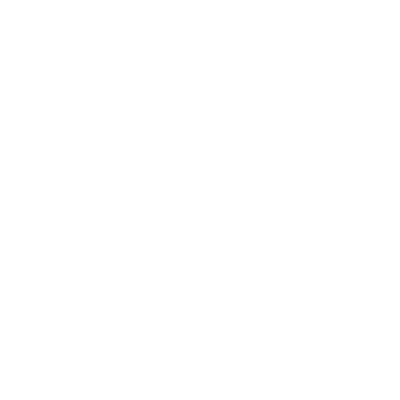
Frame 1 (no input)
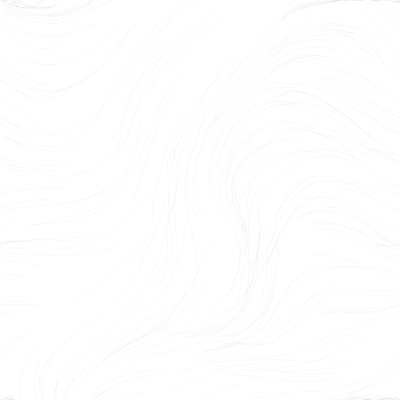
Frame 60 (no input)
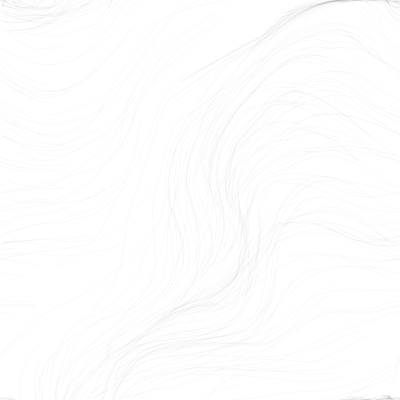
Frame 120 (the mouse pressed at the canvas centre since frame 60)

The p5.js sketch that drew these frames (run headless with seeded random() and noise() and a simulated clock; from frame 60 on, the mouse is pressed at the canvas centre):

// p5.js sketch
// ── sketch.js
var inc = 0.1;
var scl = 20;
var cols, rows;

var zoff = 0;
var particles = [];
var flowfield; // in order to check position of moving dots

// check framerate
var fr;

function setup() {
  background( 255 );
  createCanvas( 400, 400 );

  // pixelDensity( 1 ); // ignore retina display density

  cols = floor( width / scl );
  rows = floor( height / scl );
  fr = createP('');

  flowfield = new Array( cols * rows ); // assign as many positions to array as there are fields. might be unneccessary.
  for ( var i = 0; i < 200; i++ ) {
    particles[ i ] = new Particle();
  }
}

function draw() {
  // background( 255 );

  var yoff = 0;
  for ( var y = 0; y < rows; y++ ) {
    var xoff = 0;
    for ( var x = 0; x < cols; x++ ) {
      var index = ( x + y * cols ); // which field are we in right now?
      var angle = noise( xoff, yoff, zoff ) * TWO_PI;
      var v = p5.Vector.fromAngle( angle ); 
      v.setMag( .5 );
      flowfield[ index ] = v; // store vector in array
      xoff += inc;
      noFill();
      stroke( 0, 40 );
      strokeWeight( 1 );

      push();
      translate( x * scl, y * scl );
      rotate( v.heading());
      // line( 0, 0, scl, 0 );
      pop();

    }
    yoff += inc;
    zoff += 0.0003;
  }

  var pl = particles.length;
  for ( var i = 0; i < pl; i++ ) {
    particles[ i ].follow( flowfield );
    particles[ i ].update();
    particles[ i ].edges();
    particles[ i ].show();
  }

  fr.html( floor( frameRate()));
}

// ── particle.js
function Particle () {

  this.pos = createVector( random( width ), random( height ));
  this.vel = createVector( 0, 0 );
  this.acc = createVector( 0, 0 );
  this.maxspeed = 2;

  // store previous position in order to get nicer lines
  // otherwise whitespace between dots, because dots faster than framerate
  this.prevPos = this.pos.copy();

  this.update = function () {
    this.vel.add( this.acc );
    this.vel.limit( this.maxspeed );
    this.pos.add( this.vel );
    this.acc.mult( 0 );
  }

  this.applyForce = function ( force ) {
    this.acc.add( force );
  }

  this.show = function () {
    stroke( 0, 5 );
    strokeWeight(1);
    // point( this.pos.x, this.pos.y );
    // we draw a line instead of a point (see variable this.prevPos)
    line( this.pos.x, this.pos.y, this.prevPos.x, this.prevPos.y );
    // update previous Position, to get continuous lines
    // if this is omitted, the lines are always drawn to the
    // initial position of the dot.
    this.updatePrev();
  }

  this.updatePrev = function () {
    // adjust edges function to prevent drawing of lines across the canvas
    // when dots leave the screen limits and reappear on the opposite side
    this.prevPos.x = this.pos.x;
    this.prevPos.y = this.pos.y;
  }

  this.edges = function () {
    if ( this.pos.x > width ) {
      this.pos.x = 0;
      this.updatePrev();
    }
    if ( this.pos.x < 0 ) {
      this.pos.x = width;
      this.updatePrev();
    }
    if ( this.pos.y > height ) {
      this.pos.y = 0;
      this.updatePrev();
    }
    if ( this.pos.y < 0 ) {
      this.pos.y = height;
      this.updatePrev();
    }
  }

  this.follow = function ( vectors ) {
    var x = floor( this.pos.x / scl );
    var y = floor( this.pos.y / scl );
    var index = x + y * cols;
    var force = vectors[ index ];
    this.applyForce( force );
  }

}
